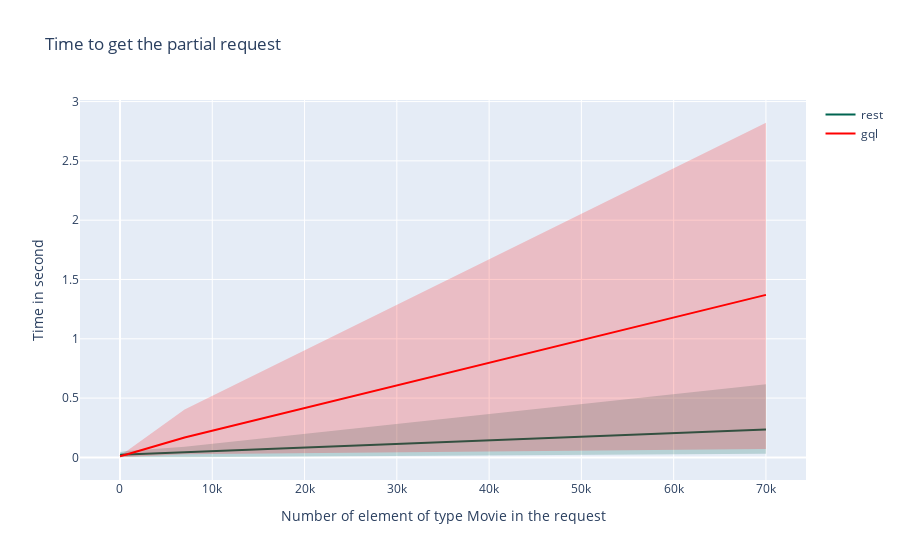

This figure's notebook cell:
### Code cell
import plotly.graph_objs as go

fig = go.Figure([
    go.Scatter(
        name="rest",
        x=request_size_values,
        y=p_request_rest_mean,
        line=dict(color='rgb(0,100,80)'),
        mode='lines'
    ),
    go.Scatter(
        x=request_size_values+request_size_values[::-1], # x, then x reversed
        y=p_request_rest_upper+p_request_rest_lower[::-1], # upper, then lower reversed
        fill='toself',
        fillcolor='rgba(0,100,80,0.2)',
        line=dict(color='rgba(255,255,255,0)'),
        hoverinfo="skip",
        showlegend=False
    ),
    go.Scatter(
        name="gql",
        x=request_size_values,
        y=p_request_gql_mean,
        line=dict(color='rgb(255,0,0)'),
        mode='lines'
    ),
    go.Scatter(
        x=request_size_values+request_size_values[::-1], # x, then x reversed
        y=p_request_gql_upper+p_request_gql_lower[::-1], # upper, then lower reversed
        fill='toself',
        fillcolor='rgba(255,0,0,0.2)',
        line=dict(color='rgba(255,0,0,0)'),
        hoverinfo="skip",
        showlegend=False
    )
])
fig.update_layout(
    yaxis_title='Time in second',
    xaxis_title='Number of element of type Movie in the request',
    title='Time to get the partial request',
    hovermode="x"
)
fig.show()

### Figure 1 — Plotly figure (JSON) as saved in the notebook; plotly's stock layout.template omitted (floating-point values rounded to 4 significant figures)
{"data": [{"line": {"color": "rgb(0,100,80)"}, "mode": "lines", "name": "rest", "type": "scatter", "x": [7, 35, 70, 700, 7000, 70000], "y": [0.02217, 0.02157, 0.02139, 0.0248, 0.04304, 0.2343]}, {"fill": "toself", "fillcolor": "rgba(0,100,80,0.2)", "hoverinfo": "skip", "line": {"color": "rgba(255,255,255,0)"}, "showlegend": false, "type": "scatter", "x": [7, 35, 70, 700, 7000, 70000, 70000, 7000, 700, 70, 35, 7], "y": [0.04885, 0.04456, 0.04487, 0.05352, 0.08969, 0.6173, 0.03033, 0.001851, 0.002356, 0.002589, 0.001229, 0.002184]}, {"line": {"color": "rgb(255,0,0)"}, "mode": "lines", "name": "gql", "type": "scatter", "x": [7, 35, 70, 700, 7000, 70000], "y": [0.009362, 0.0103, 0.0106, 0.02452, 0.1676, 1.37]}, {"fill": "toself", "fillcolor": "rgba(255,0,0,0.2)", "hoverinfo": "skip", "line": {"color": "rgba(255,0,0,0)"}, "showlegend": false, "type": "scatter", "x": [7, 35, 70, 700, 7000, 70000, 70000, 7000, 700, 70, 35, 7], "y": [0.01938, 0.02231, 0.0226, 0.05253, 0.4039, 2.821, 0.06998, 0.02727, 0.002519, 0.00168, 0.001302, 0.001364]}], "layout": {"hovermode": "x", "title": {"text": "Time to get the partial request"}, "xaxis": {"title": {"text": "Number of element of type Movie in the request"}}, "yaxis": {"title": {"text": "Time in second"}}}}
